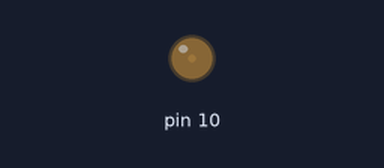
A sketch run on a simulated Arduino Uno, built with avr-gcc and run on an emulated ATmega328P. Parts: output pins drawn as LEDs (lit = HIGH).

Above: at 0.1 s.
At 6.1 s:
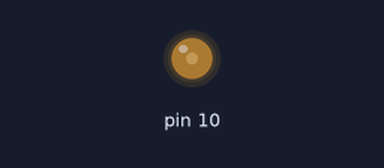
At 12.1 s:
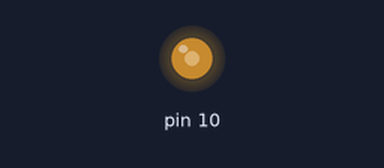
At 25.1 s:
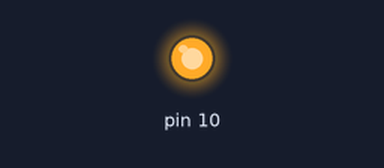
Timing chart, 0 to 26.6 s (numbered marks = the images above):
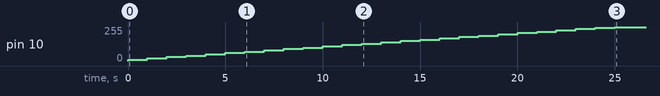

The sketch:

Servo_test.ino
```cpp
int S = 1;
void setup() {
  // put your setup code here, to run once:
pinMode(10, OUTPUT);
}

void loop() {
  // put your main code here, to run repeatedly:
S = S + 10;
analogWrite(10, S);
Serial.println(S);
delay(1000);
}
```

Measured:
- by itself, pin 10: moves from 0/255 to 255/255 over 25.0 s
